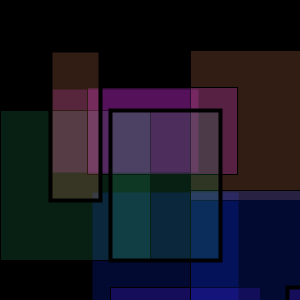
Frame 1 (no input)
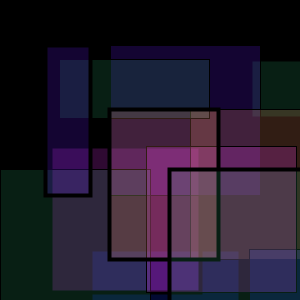
Frame 60 (the mouse pressed at the canvas centre just before this capture)
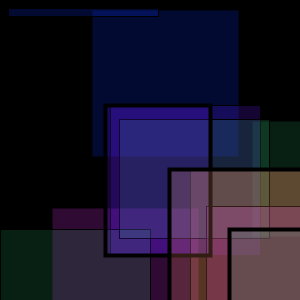
Frame 120 (the mouse held since frame 60 and released just before this capture)

The Processing sketch that drew these frames (run headless with seeded random() and noise(); from frame 60 on, the mouse is pressed at the canvas centre):

// Processing sketch: processing_39808
// ── processing_39808.pde

void setup() {
  size(300, 300);
}
//integers for later coordinates
int x1 = 0;
int x2 = 190;
int x3 = 87;
int x4 = 287; 
int x5 = 50;
int x6 = 110;

void draw() {
  background(0);

  strokeWeight(4); //strokewejight for the following batch of rects
  rect(250, x1, 150, x1);// the following rects have coordinates that allow the shapes to grow
  fill(10, 50, 255, 50);
  rect(90, x2, 150, 150);
  fill(240, 50, 255, 50);
  rect(50, x3, 150, x3);
  fill(100, 27, 255, 50);

  strokeWeight(1); //strokewejight for the following batch of rects
  rect(110, x4, 150, 150);
  fill(250, 150, 100, 50);
  rect(190, x5, 150, 150);
  fill(40, 160, 100, 50);
  rect(0, x6, 150, 150);


  strokeWeight(1); //strokewejight for the following batch of rects
  rect(x1, x1, 150, x1);// the following rect's coordinates consist of three integers which creat diagonal movement and grow
  fill(10, 50, 255, 50);
  rect(x2, x2, 150, x2);
  fill(240, 50, 255, 50);
  rect(x3, x3, 150, x3);
  fill(100, 27, 255, 50);

  strokeWeight(4); //strokewejight for the following batch of rects
  rect(x4, x4, x4, 150); // the following rect's coordinates consist of three integers which creat diagonal movement and grow
  fill(250, 150, 100, 50);
  rect(x5, x5, x5, 150);
  fill(40, 160, 100, 50);
  rect(x6, x6, x6, 150);
  fill(40, 160, 100, 50);

  //allows figures to move across screen
  x1++;
  x2++;
  x3++;
  x4++;
  x5++;
  x6++;

  //figures start back at zero once the full height of process is reached
  if (x1 > height) x1 = 0;
  if (x2 > height) x2 = 0;
  if (x3 > height) x3 = 0;
  if (x4 > height) x4 = 0;
  if (x5 > height) x5 = 0;
  if (x6 > height) x6 = 0;
}
